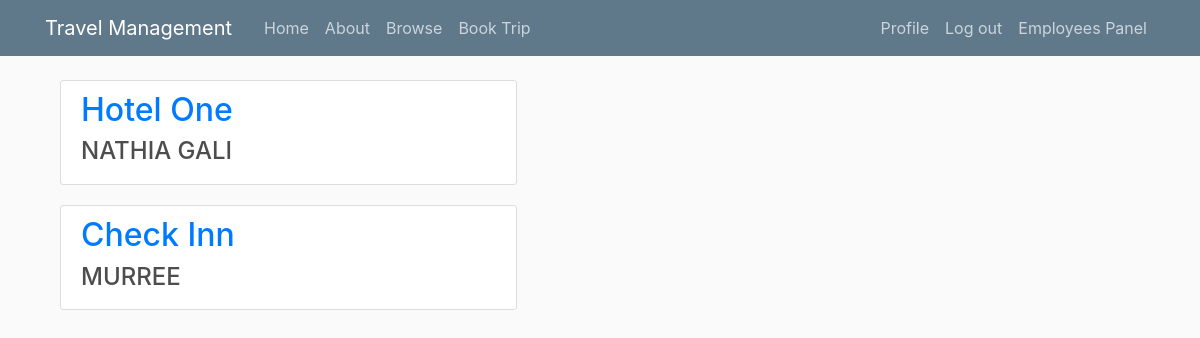
/hotels (signed in), run on the app's committed database.
### agency/models.py (models this page shows, shortened)
class HOTEL(models.Model):
    city_choice = (
        ('ISLAMABAD', 'ISLAMABAD'),
        ('MURREE', 'MURREE'),
        ('NATHIA GALI', 'NATHIA GALI'),
        ('NARAN KAGHAN', 'NARAN KAGHAN'),
        ('KASHMIR', 'KASHMIR'),
        ('SAWAT', 'SAWAT'),
    )
    name = models.CharField(max_length=100)
    city = models.CharField(max_length=100, choices=city_choice)
    address = models.CharField(max_length=100)
    image = models.ImageField(default='default_hotel.jpeg', upload_to='hotel_pics')
    charges = models.ForeignKey(HOTEL_FARE,null=True,on_delete=models.PROTECT)

### agency/views.py (the view)
# urls.py: path('hotels',views.HotelsView,name='agency-hotel-list'),
@login_required
@user_passes_test(lambda u: u.is_superuser)
def HotelsView(request):
    hotels = agency.hotels.get_hotels()
    context = {'hotels':hotels}
    return render(request, 'agency/hotel_list.html',context)

### agency/business_logic/hotel_list.py (called while the page is built)
    def get_hotels(self):
        hotels = HOTEL.objects.all()
        return hotels

### agency/templates/agency/hotel_list.html
{% extends "agency/base.html" %}
{% load static %}
{% block content %}
    {% for hotel in hotels %}
    <div class="col-md-8">
        <div class = "content-section">
            <h2><a href="{% url 'hotel-detail' hotel.id%}">{{ hotel.name }}</a></h2>
            <h4>{{ hotel.city}}</h4>
        </div>
    </div>
    {% endfor %}
{% endblock content %}

### agency/static/agency/main.css (style rules this page uses)
body { background: #fafafa; color: #333333; margin-top: 5rem; }
h1, h2, h3, h4, h5, h6 { color: #444444; }
.content-section { background: #ffffff; padding: 10px 20px; border: 1px solid #dddddd; border-radius: 3px; margin-bottom: 20px; }

### agency/static/agency/temp.css (style rules this page uses)
body { background-color: hsl(0, 0%, 98%); }
h1,h2,h3,h4,h5,h6 { color:hsl(0, 0%, 30%); }

### data on the page
HOTEL: name "Hotel One", city "NATHIA GALI"
HOTEL: name "Check Inn", city "MURREE"
